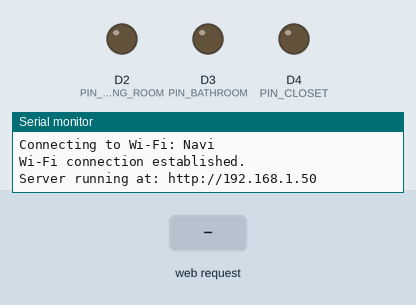
Recording of a sketch running on a simulated Arduino MKR. Shown: output pins drawn as LEDs (lit = HIGH), the last lines printed to the serial monitor. The test bench sets the inputs (shaded band). WiFi joins after 1.5 s; servers stay silent unless stated.

Above: at 2.7 s.
2.8 s: HTTP request GET /toggle?room=bathroom received
At 3.2 s:
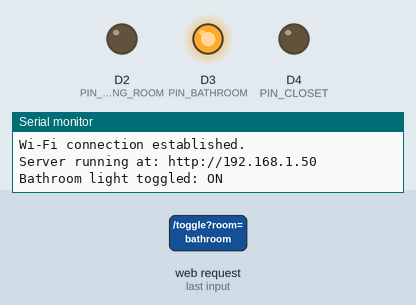
4.3 s: HTTP request GET /toggle?room=closet received
At 5.5 s:
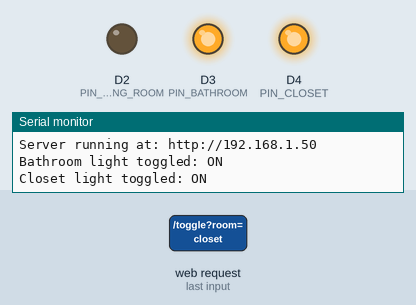
5.8 s: HTTP request GET /toggle?room=bathroom received
At 6.7 s:
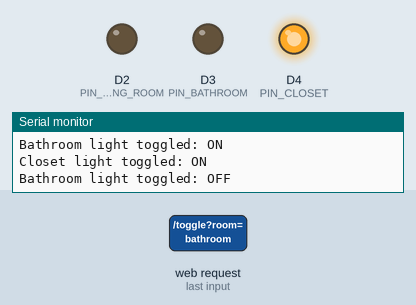
Timing chart, 0 to 8.8 s (numbered marks = the images above; inputs shaded):
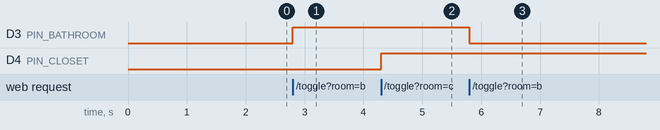

Measured:
- after the input at 2.8 s, D3 (PIN_BATHROOM): LOW → HIGH at once
- after the input at 4.3 s, D4 (PIN_CLOSET): LOW → HIGH at once
- after the input at 5.8 s, D3 (PIN_BATHROOM): HIGH → LOW at once

The sketch:

4.2D_Task_Code.ino
```cpp
#include <WiFiNINA.h>

// Wi-Fi credentials
const char ssid[] = "Navi";
const char pass[] = "NAVPREET";

// Pin assignments for the three room LEDs
const int PIN_LIVING_ROOM = 2;
const int PIN_BATHROOM    = 3;
const int PIN_CLOSET      = 4;

// LED state tracking variables
bool stateLivingRoom = false;
bool stateBathroom   = false;
bool stateCloset     = false;

WiFiServer server(80);

// Required function: takes a string argument and toggles the matching LED
void toggleRoom(String room) {
  room.trim();
  room.toLowerCase();

  if (room == "living room") {
    stateLivingRoom = !stateLivingRoom;
    digitalWrite(PIN_LIVING_ROOM, stateLivingRoom ? HIGH : LOW);
    Serial.println("Living Room light toggled: " + String(stateLivingRoom ? "ON" : "OFF"));
  } else if (room == "bathroom") {
    stateBathroom = !stateBathroom;
    digitalWrite(PIN_BATHROOM, stateBathroom ? HIGH : LOW);
    Serial.println("Bathroom light toggled: " + String(stateBathroom ? "ON" : "OFF"));
  } else if (room == "closet") {
    stateCloset = !stateCloset;
    digitalWrite(PIN_CLOSET, stateCloset ? HIGH : LOW);
    Serial.println("Closet light toggled: " + String(stateCloset ? "ON" : "OFF"));
  } else {
    Serial.println("Unrecognized room command: " + room);
  }
}

void setup() {
  Serial.begin(9600);
  while (!Serial && millis() < 3000);

  // Configure LED pins as outputs
  pinMode(PIN_LIVING_ROOM, OUTPUT);
  pinMode(PIN_BATHROOM, OUTPUT);
  pinMode(PIN_CLOSET, OUTPUT);

  // Ensure LEDs start OFF
  digitalWrite(PIN_LIVING_ROOM, LOW);
  digitalWrite(PIN_BATHROOM, LOW);
  digitalWrite(PIN_CLOSET, LOW);

  // Connect to the Wi-Fi network
  Serial.print("Connecting to Wi-Fi: ");
  Serial.println(ssid);
  while (WiFi.begin(ssid, pass) != WL_CONNECTED) {
    delay(1000);
    Serial.print(".");
  }

  server.begin();
  Serial.println("\nWi-Fi connection established.");
  Serial.print("Server running at: http://");
  Serial.println(WiFi.localIP());
}

void loop() {
  WiFiClient client = server.available();
  if (client) {
    String request = client.readStringUntil('\r');
    client.flush();

    // Parse incoming HTTP GET requests and extract room parameter
    if (request.indexOf("GET /toggle?room=living+room") >= 0 || request.indexOf("GET /toggle?room=living%20room") >= 0) {
      toggleRoom("living room");
    } else if (request.indexOf("GET /toggle?room=bathroom") >= 0) {
      toggleRoom("bathroom");
    } else if (request.indexOf("GET /toggle?room=closet") >= 0) {
      toggleRoom("closet");
    }

    // Send HTTP header response
    client.println("HTTP/1.1 200 OK");
    client.println("Content-Type: text/html");
    client.println("Connection: close");
    client.println();

    // Send the HTML control panel directly to the client browser
    client.println("<!DOCTYPE html>");
    client.println("<html><head><meta name='viewport' content='width=device-width, initial-scale=1.0'>");
    client.println("<style>");
    client.println("body { font-family: Arial, sans-serif; text-align: center; padding: 25px; background: #eef2f5; }");
    client.println(".panel { background: white; padding: 25px; border-radius: 10px; max-width: 320px; margin: auto; box-shadow: 0 4px 10px rgba(0,0,0,0.1); }");
    client.println("h2 { color: #333; margin-top: 0; }");
    client.println("a { display: block; margin: 12px 0; padding: 12px; background: #007bff; color: white; text-decoration: none; border-radius: 6px; font-weight: bold; }");
    client.println(".bath { background: #28a745; }");
    client.println(".closet { background: #6f42c1; }");
    client.println("</style></head><body>");
    client.println("<div class='panel'>");
    client.println("<h2>Linda's Light Controls</h2>");
    client.println("<p>Remote toggles for carers</p>");
    client.println("<a href='/toggle?room=living%20room'>Toggle Living Room</a>");
    client.println("<a class='bath' href='/toggle?room=bathroom'>Toggle Bathroom</a>");
    client.println("<a class='closet' href='/toggle?room=closet'>Toggle Closet</a>");
    client.println("</div></body></html>");

    delay(5);
    client.stop();
  }
}
```
